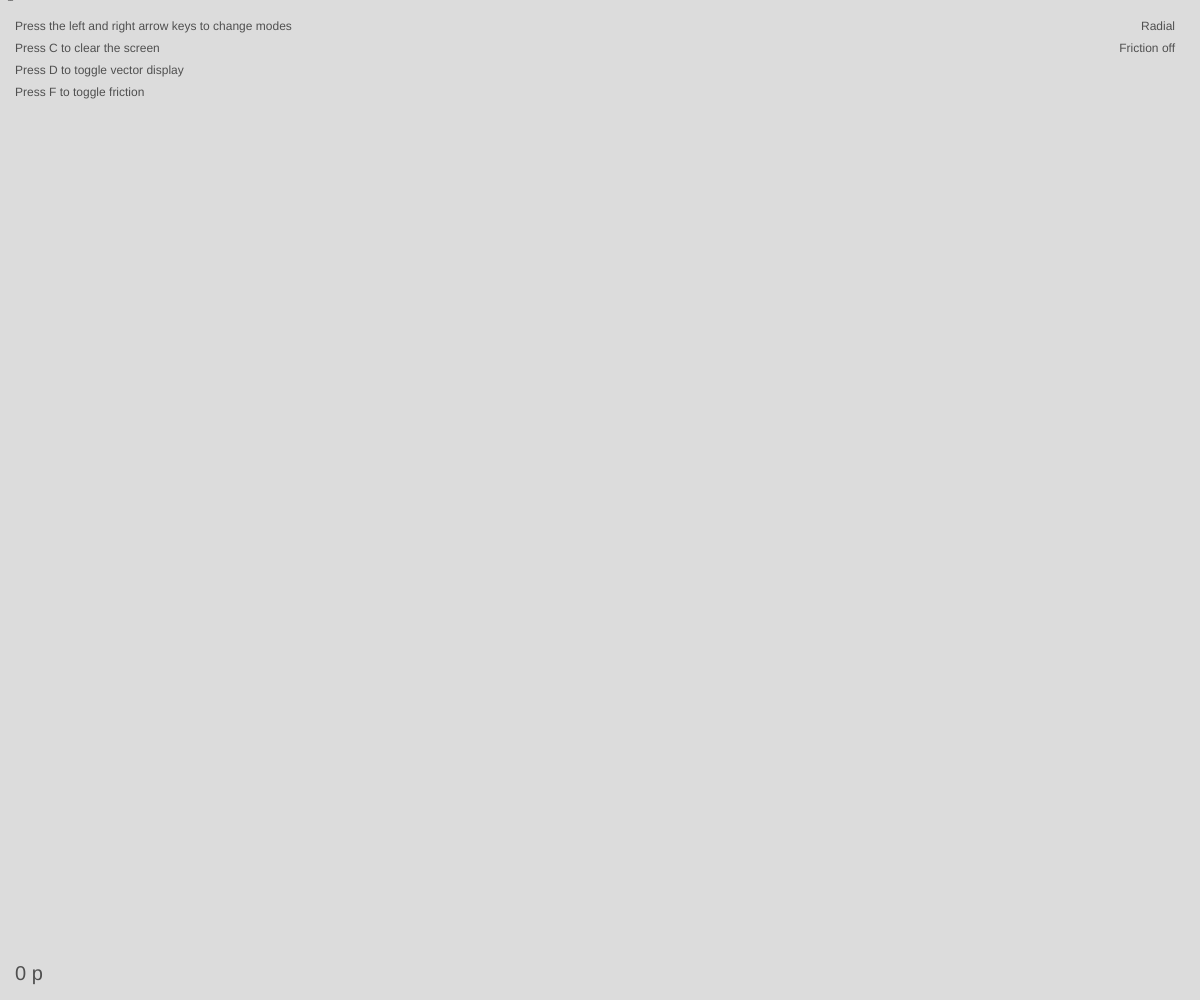
Frame 1 (no input)
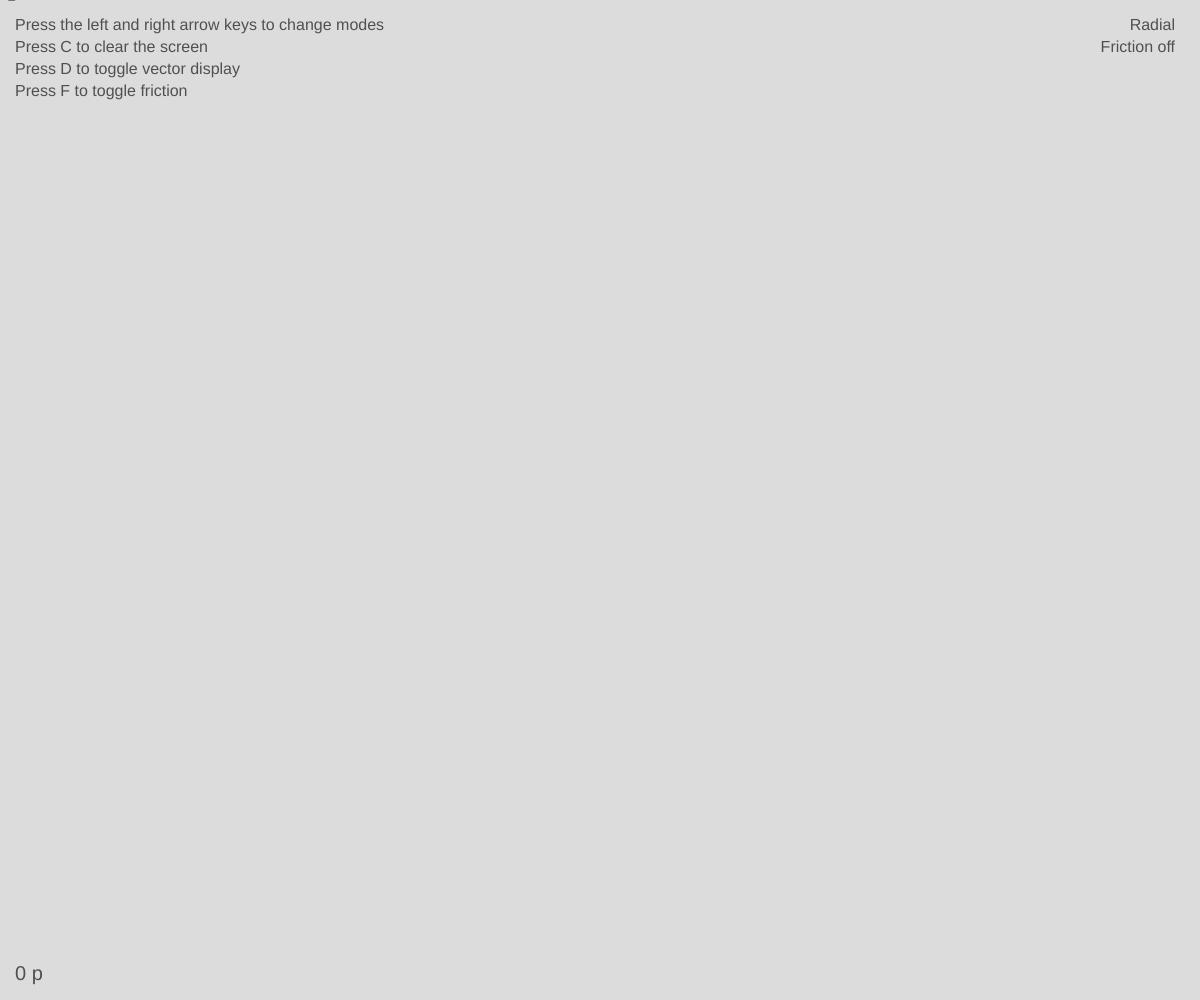
Frame 60 (no input)
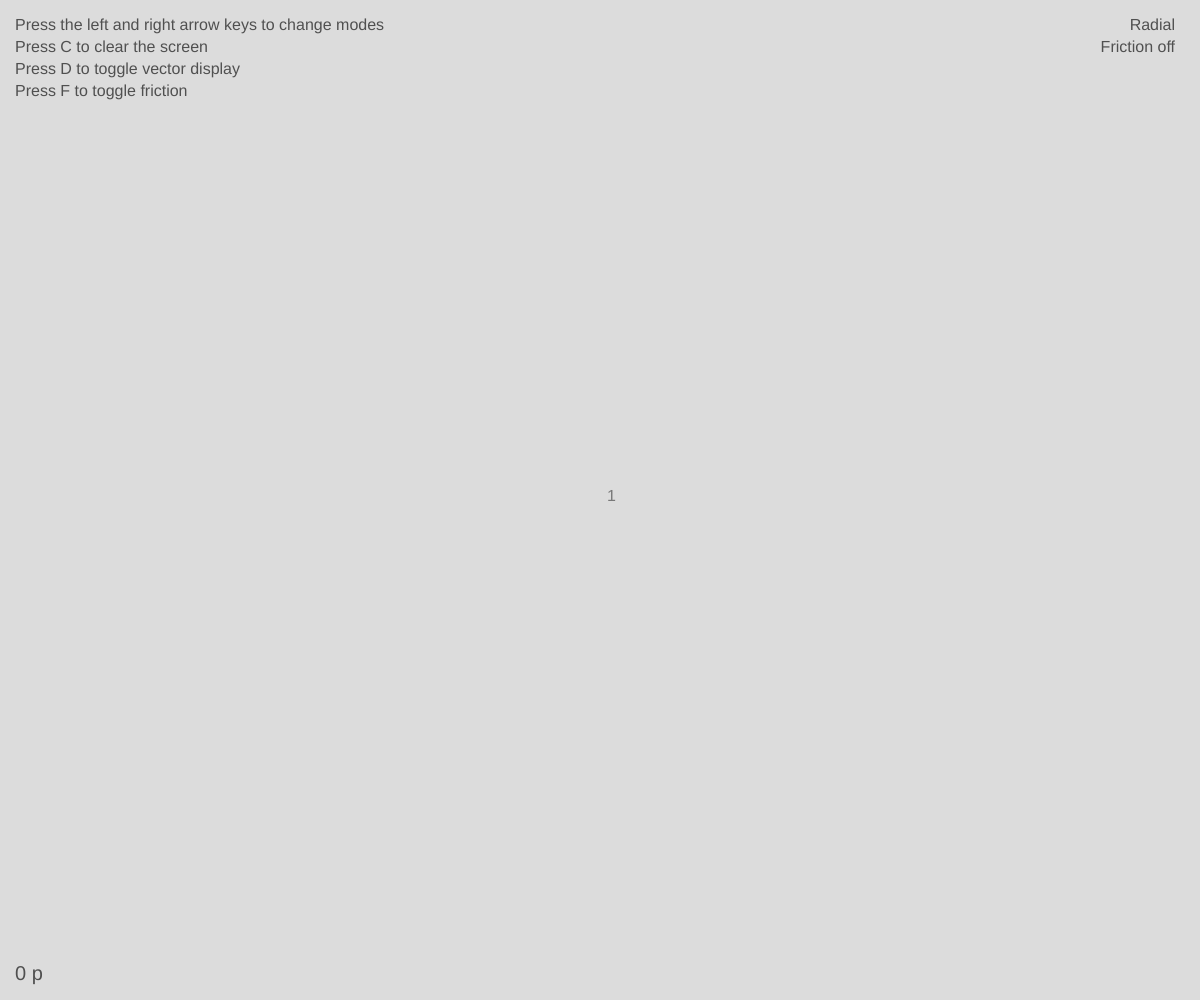
Frame 120 (the mouse pressed at the canvas centre since frame 60)

The p5.js sketch that drew these frames (run headless with seeded random() and noise() and a simulated clock; from frame 60 on, the mouse is pressed at the canvas centre):

// p5.js sketch
// ── sketch.js
let fps = 60;

let particles = [];
let n = 1;
let d = 200;

let started = false;
let startFrame;
let ballCount = 0;

let mode = 0;
let MODE_N = 4;
let displayVector = false;
let friction = false;

let instructions = [
    "Press the left and right arrow keys to change modes",
    "Press C to clear the screen",
    "Press D to toggle vector display",
    "Press F to toggle friction",
]

function setup(){
    createCanvas(windowWidth, windowHeight);
    frameRate(fps);
    angleMode(DEGREES);

    fill(120);
}
function staticSetup(){
    fill(80)

    textAlign(RIGHT);

    if(mode === 0)
        text("Radial", windowWidth - 25, 30);

    else if(mode === 1)
        text("Radial Centrifugal", windowWidth - 25, 30);

    else if(mode === 2)
        text("Unsync Radial", windowWidth - 25, 30);

    else if(mode === 3)
        text("Sync Radial", windowWidth - 25, 30);

    text("Friction " + (friction ? "on" : "off"), windowWidth - 25, 52);

    textAlign(LEFT);
    for(let i = 0; i < instructions.length; i++)
        text(instructions[i], 15, 8 + 22 * (i + 1));

    textSize(20);
    text(particles.length + " p", 15, windowHeight - 20);

    textSize(16);

}
function draw(){
    background(220);
    text(n, mouseX + 7, mouseY + 1);
    staticSetup();

    fill(120);
    for(let i = 0; i < particles.length; i++)
        particles[i].display();

    if(mode === 2)
        unsyncRadial();

    else if(mode === 3)
        syncRadial();

}
function radial(){

    for (let i = 0; i < n; i++)
        particles.push(new Particle(20, 1, mouseX + cos(360 * i / n) * d, mouseY + sin(360 * i / n) * d));

}
function radialCentrifugal(){

    for (let i = 0; i < n; i++) {
        particles.push(new Particle(20, 1, mouseX + cos(360 * i / n) * d, mouseY + sin(360 * i / n) * d));
        let p = particles[particles.length - 1];
        p.forceField();
        p.velocity = p.acceleration.copy().rotate(90).mult(d);
        p.velocity.mult(1 / sqrt(p.velocity.mag()));
    }
}
function syncRadial(){
    if(started && frameCount - startFrame - 1 === floor(63 * 2 * ballCount / n) && ballCount < n){
        particles.push(new Particle(20, 1, mouseX + cos(180 * ballCount / n) * d, mouseY + sin(180 *  ballCount / n) * d))
        ballCount += 1;
    }else if(ballCount === n) {
        started = false;
        ballCount = 0;
    }
}
function unsyncRadial(){
    if(started && frameCount - startFrame - 1 === floor(64 * ballCount / n) && ballCount < n){
        particles.push(new Particle(20, 1, mouseX + cos(360 * 2 * ballCount / n) * d, mouseY + sin(360 * 2 *  ballCount / n) * d))
        ballCount += 1;
    }else if(ballCount === n) {
        started = false;
        ballCount = 0;
    }
}
function clearScreen(){
    particles = [];
}
function keyPressed() {
    if (keyCode === RIGHT_ARROW)
        mode++;

    else if(keyCode === LEFT_ARROW)
        mode--;

    else if(keyCode === 67)
        clearScreen();

    else if(keyCode === 68)
        displayVector = !displayVector;

    else if(keyCode === 70)
        friction = !friction;

    mode = constrain(mode, 0, MODE_N)

    mode %= MODE_N;
}
function mouseWheel(event) {
    if(abs(event.deltaY) > 0)
        n -= abs(event.deltaY) / event.deltaY;
    n = constrain(n, 1, 100);
}
function mouseClicked(){

    if(mode === 0){
        radial();

    }else if(mode === 1){
        radialCentrifugal();

    }else if(mode === 2 && !started) {
        startFrame = frameCount;
        started = true;

    }else if(mode === 3 && !started){
        startFrame = frameCount;
        started = true;
    }

}
class Particle{
    constructor(r, mass, x, y, vx = 0, vy = 0){
        this.r = r;
        this.mass = mass;

        this.position = createVector(x, y);
        this.velocity = createVector(vx, vy);
        this.acceleration = createVector(0, 0);
    }

    display(){
        this.forceField();

        if(friction)
            this.friction();

        //console.log(this.acceleration.mag());
        this.velocity.add(this.acceleration);
        this.position.add(this.velocity);

        circle(this.position.x, this.position.y, this.r * 2);

        if(displayVector) {
            push();
            stroke('#bd0b0b');
            this.displayVector(this.acceleration.copy().mult(500));

            stroke(0);
            this.displayVector(this.velocity.copy().mult(10));
            pop();
        }
    }

    displayVector(vector){
        push();

        strokeWeight(1.5);
        line(this.position.x, this.position.y, this.position.x + vector.mag() * cos(vector.heading()), this.position.y + vector.mag() * sin(vector.heading()));
        translate(this.position.x + vector.mag() * cos(vector.heading()), this.position.y + vector.mag() * sin(vector.heading()));
        rotate(vector.heading());

        beginShape();
        noFill();

        vertex(-10, -4);
        vertex(0, 0);
        vertex(-10, 4);

        endShape();
        pop();
    }

    forceField(){
        let force = createVector(mouseX - this.position.x, mouseY - this.position.y).normalize();
        this.acceleration = force.div(this.mass * 10);
    }

    friction(){
        let friction = createVector(this.velocity.x, this.velocity.y).normalize();
        this.acceleration.add(friction.div(-100));
    }
}
